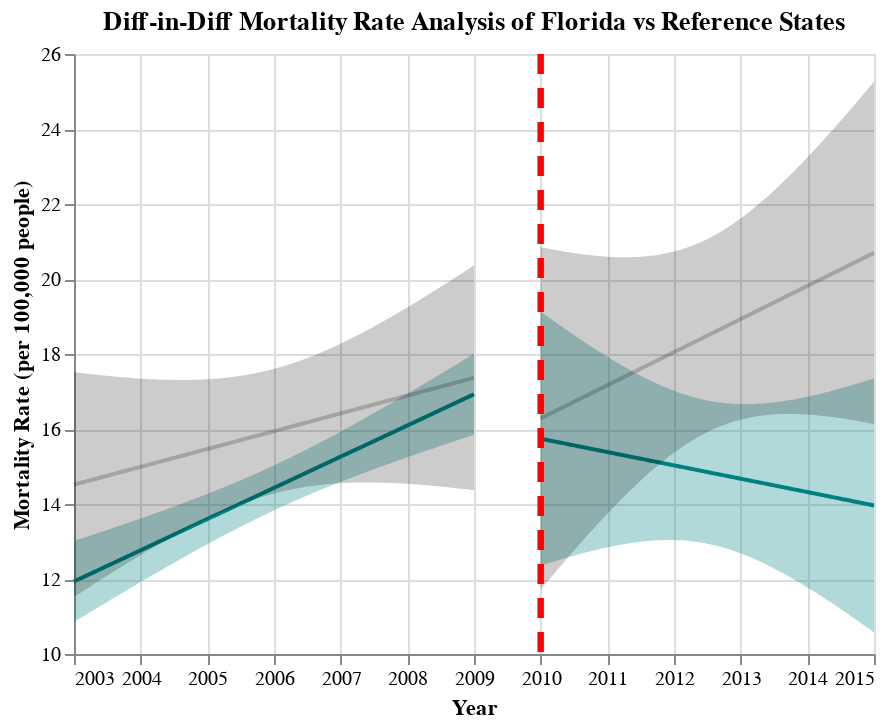

The notebook cell this image was saved under:
### Code cell
## Combine pre-post graphs to create diff-in-diff graph for FL and FL reference states
diff_in_diff_FL = pre_post_FL + pre_post_FL_ref
diff_in_diff_FL.properties(title="Diff-in-Diff Mortality Rate Analysis of Florida vs Reference States")
